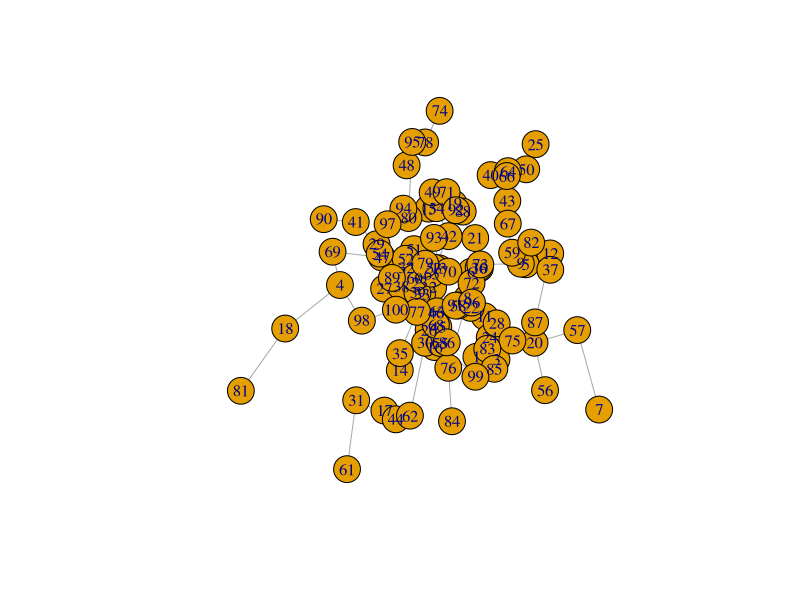
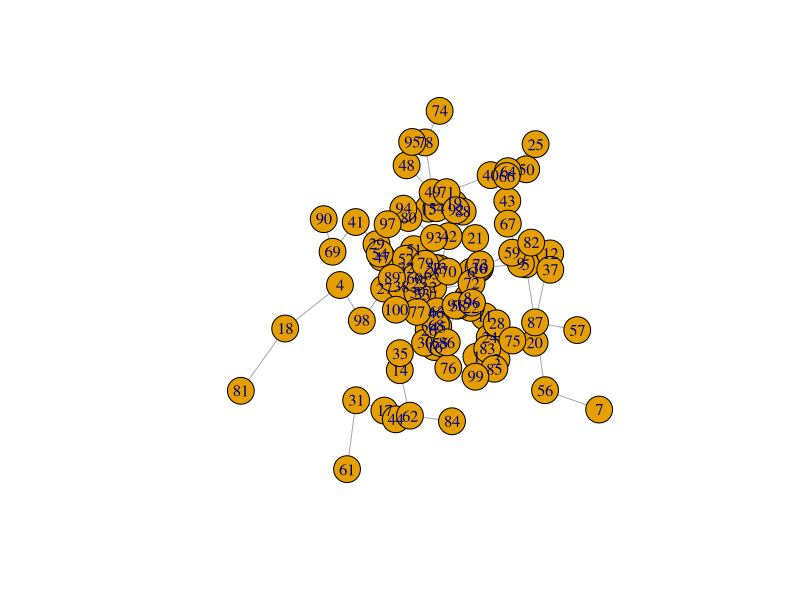
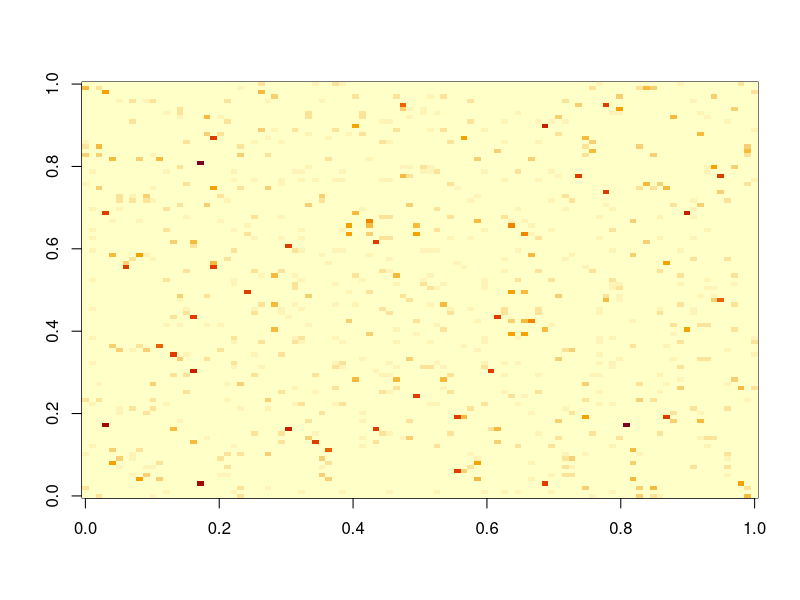
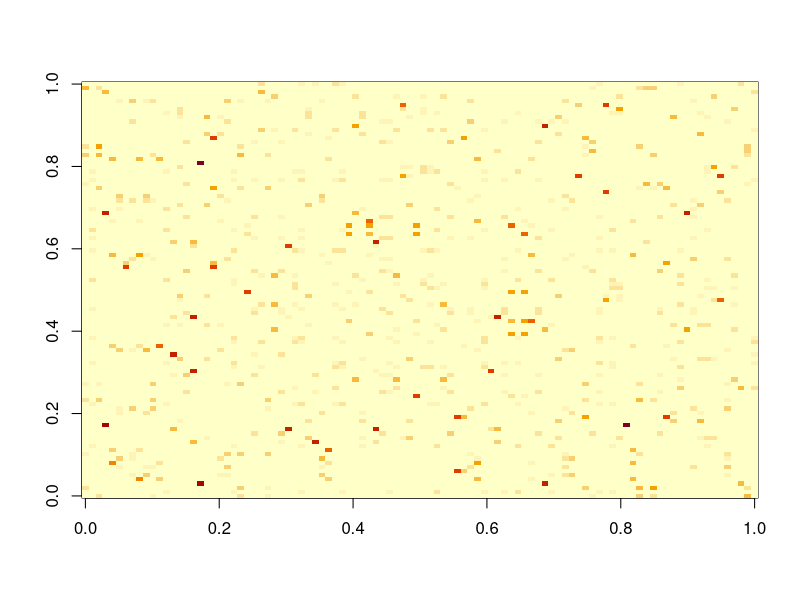
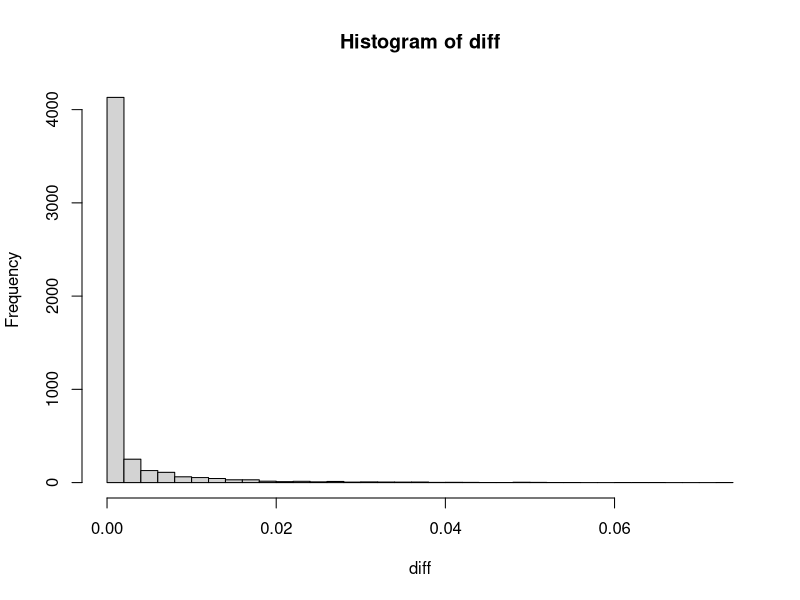

These figures' R source, in order:
require("igraph")

n <- 100
p <- 2

y<- matrix(rnorm(n*p),n)

D<- as.matrix(dist(y))

logS <- -(D**2)/2/0.1

findMST<- function(logS){
    G<- graph_from_adjacency_matrix(-logS, mode = "undirected",weighted = TRUE,diag=FALSE)
    G_mst<- mst(graph = G)
    A_T<- as.matrix(get.adjacency(G_mst))
    A_T
}


rgumbel<- function(n){
-log(-log(runif(n)))
}

gumbelMax<- function(logA){
    which.max( logA+ rgumbel(length(logA)))
}

drawT_approx<- function(logS){
    gumbelMat<- matrix(0,n,n)
    gumbelMat[lower.tri(gumbelMat,diag = FALSE)]<- rgumbel((n-1)/2*(n))
    gumbelMat<- gumbelMat+ t(gumbelMat)
    A_T<- findMST(logS+gumbelMat)
    A_T
}

drawT_exact<- function(logS){

    n<- nrow(logS)

    A_T<- matrix(0,n,n)

    InTree<- list()
    Next <- list()

    for (i in 1:(n)){
      InTree[[i]]<- FALSE
    }

    r<- n
    InTree[[r]]<- TRUE
    Next[[r]]<- n

    for (i in (n):1){
      u = i
      while(!InTree[[u]]){
        Next[[u]]<- gumbelMax(logS[u,])
        u <- Next[[u]]
      }
      u = i
      while(!InTree[[u]]){
        InTree[[u]]= TRUE
        u <- Next[[u]]
      }
    }

    for (u in 1:n){
      A_T[u, Next[[u]]]=1
      A_T[Next[[u]],u]=1
    } 
    A_T
}


#slower sampler using Aldous Broder

tree1 = drawT_exact(logS)

#faster sampler using Gumbel-Max tree
tree2 = drawT_approx(logS)

sum(tree1)

G_tree1<- graph_from_adjacency_matrix(tree1, mode = "undirected",weighted = TRUE,diag=FALSE)
plot(G_tree1,layout=y)

G_tree2<- graph_from_adjacency_matrix(tree2, mode = "undirected",weighted = TRUE,diag=FALSE)
plot(G_tree2,layout=y)

# let's compare the marginal edge inclusion probability (or, marginal connecting probability) matrix


# this matrix has a closed-form
# see https://arxiv.org/abs/2202.00493, proof B.1.

W = exp(logS)

diag(W)<- 0

L <- diag(rowSums(W))-W

L_inv = solve(L+ 1/n/n)

diag_L_inv = diag(L_inv)

M = (outer(diag_L_inv,diag_L_inv,"+")- 2*L_inv)*W

image(M)

# let's use fast approx sampler to draw 1000 trees


accuApproxTrees = 0

for (s in 1:1000){
    tree2 = drawT_approx(logS)
    accuApproxTrees = accuApproxTrees+ tree2
}



# empirical connecting prob using approx sampler

empiricalM = accuApproxTrees/1000

image(empiricalM)

# compare with the true value

LtriIdx = lower.tri(M)

diff = (abs(empiricalM - M))[LtriIdx]

hist(diff,breaks = 50)


